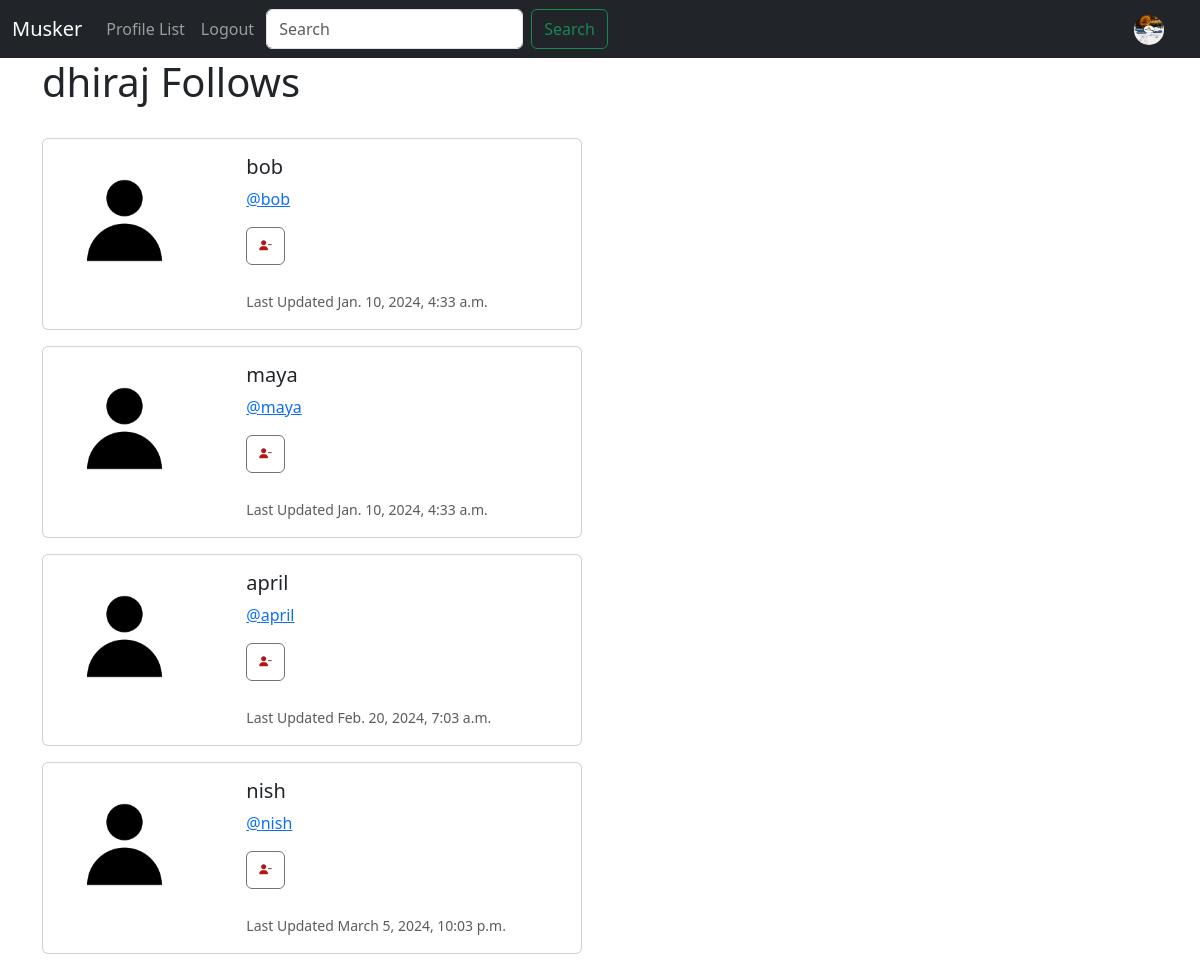
Page /profile/follows/1 (signed in) on the earlier database version.
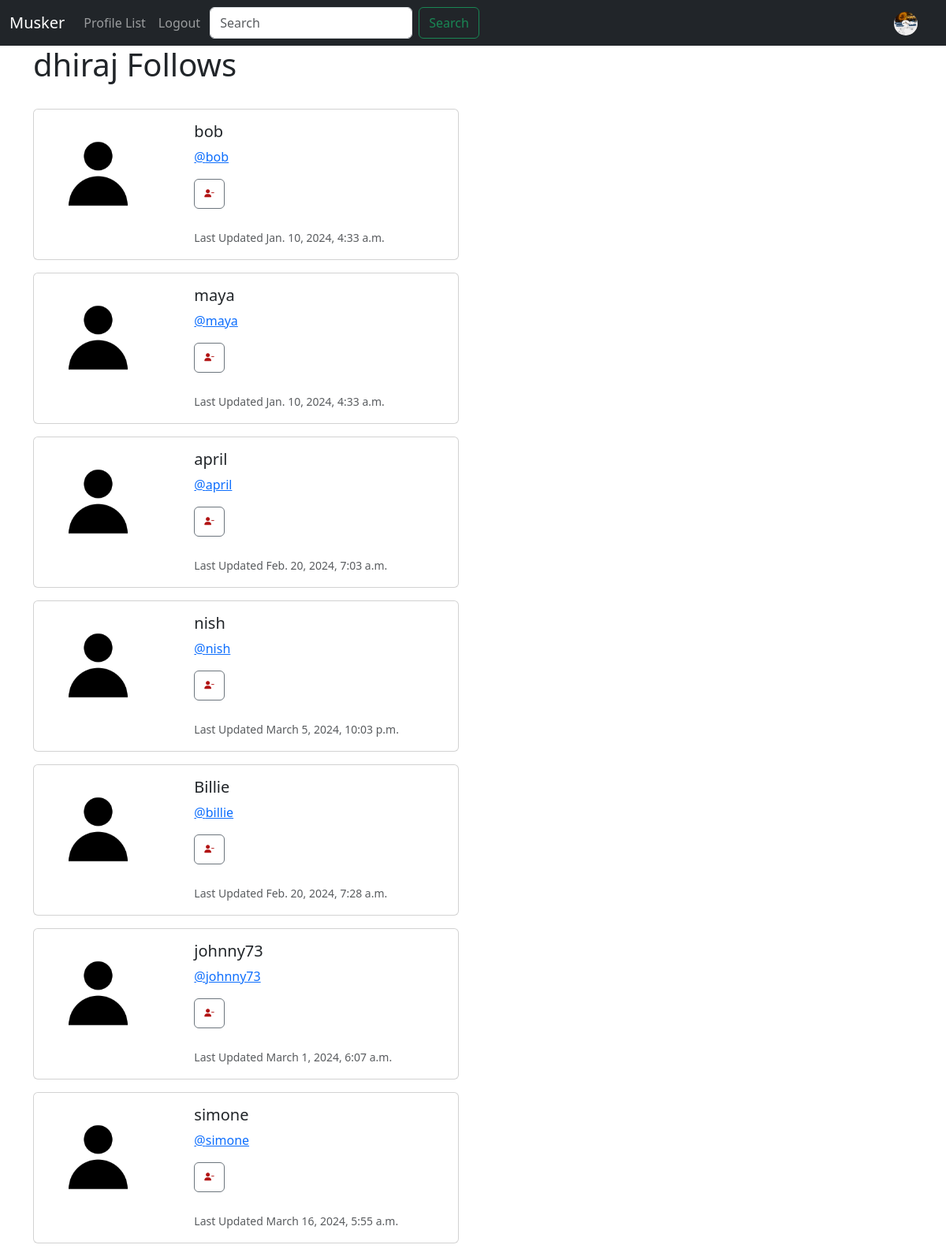
Same page on the later database version.
### muskeer/models.py (models this page shows, shortened)
class Profile(models.Model):
    user = models.OneToOneField(User, on_delete = models.CASCADE) #Associating one user to one profile
    follows = models.ManyToManyField("self", related_name="followed_by", symmetrical=False, blank=True)
    modifiedDate = models.DateTimeField(auto_now = True)
    profileImage = models.ImageField(null=True, blank=True, upload_to= "images/")
    profileBio = models.CharField(null = True, blank = True, max_length = 500)
    homepageLink = models.CharField(null = True, blank = True, max_length = 100)
    facebookLink = models.CharField(null = True, blank = True, max_length = 100)
    instagramLink = models.CharField(null = True, blank = True, max_length = 100)
    linkedInLink = models.CharField(null = True, blank = True, max_length = 100)

### muskeer/views.py (the view)
# urls.py: path('profile/follows/<int:pk>', views.follows, name = 'follows'),
def follows(request, pk):
    if request.user.is_authenticated:
        if request.user.id == pk:
            follows = request.user.profile.follows.all()
            return render(request, 'follows.html', {'follows': follows})
        else:
            messages.success(request, ("You caannot view this page!"))
            return redirect('home')
    else:
        messages.success(request, ("You must be logged in to view this page"))
        return redirect('home')

### muskeer/templates/follows.html
{% extends 'base.html' %}
{% load static %}
{% block content %}
   <h1>{{user.username}} Follows</h1>
   <br>
   {% if follows %}
        {% for follow in follows %}
            <div class="card mb-3" style="max-width: 540px;">
                <div class="row">
                  <div class="col-md-4">
                    {% if follower.profileImage%}
                    <img src="{{follow.profileImage.url}}" class="img-fluid rounded-start" alt="...">
                    {% else %}
                    <img src="{% static 'images/default_profile.jpg' %}" class="img-fluid rounded-start" alt="...">
                    {% endif %}
                  </div>
                  <div class="col-md-8">
                    <div class="card-body">
                      <h5 class="card-title">{{follow.user.username}}</h5>
                      <p class="card-text"><a href="{% url 'profile' follow.user.id %}">@{{follow.user.username|lower}}</a></p>
                        {% if follow not in user.profile.follows.all %}
                            <a href = "{% url 'followUser' follow.user.id %}" class = "btn btn-outline-secondary "> <i class="fa-solid fa-user-plus fa-2xs" style="color: green;"></i></a>
                        {% else %}
                            <a href = "{% url 'unfollowUser' follow.user.id %}" class = "btn btn-outline-secondary "> <i class="fa-solid fa-user-minus fa-2xs" style="color: #b21515;"></i></a>
                        {% endif %}
                      <br>
                      <br>
                      <p class="card-text"><small class="text-body-secondary">Last Updated {{follow.modifiedDate}}</small></p>
                    </div>
                  </div>
                </div>
              </div>
        {% endfor %}
   {% endif %}
{% endblock %}

Differences in the rows shown:
now on this page (row unchanged): Profile: user.username "Billie", user.username "billie", modifiedDate "Feb. 20, 2024, 7:28 a.m."
now on this page (row unchanged): Profile: user.username "johnny73", modifiedDate "March 1, 2024, 6:07 a.m."
added Profile: user.username "simone", modifiedDate "March 16, 2024, 5:55 a.m."
